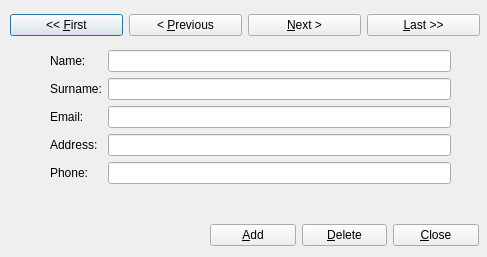
<?xml version="1.0" encoding="UTF-8"?>
<ui version="4.0">
 <class>WorkerDialog</class>
 <widget class="QDialog" name="WorkerDialog">
  <property name="windowModality">
   <enum>Qt::NonModal</enum>
  </property>
  <property name="geometry">
   <rect>
    <x>0</x>
    <y>0</y>
    <width>487</width>
    <height>257</height>
   </rect>
  </property>
  <property name="windowTitle">
   <string>Edit Workers</string>
  </property>
  <property name="windowIcon">
   <iconset resource="../halturka.qrc">
    <normaloff>:/images/worker.png</normaloff>:/images/worker.png</iconset>
  </property>
  <property name="sizeGripEnabled">
   <bool>false</bool>
  </property>
  <property name="modal">
   <bool>false</bool>
  </property>
  <widget class="QWidget" name="horizontalLayoutWidget">
   <property name="geometry">
    <rect>
     <x>10</x>
     <y>10</y>
     <width>470</width>
     <height>31</height>
    </rect>
   </property>
   <layout class="QHBoxLayout" name="horizontalLayout">
    <item>
     <widget class="QPushButton" name="firstButton">
      <property name="text">
       <string>&lt;&lt; &amp;First</string>
      </property>
     </widget>
    </item>
    <item>
     <widget class="QPushButton" name="previousButton">
      <property name="text">
       <string>&lt; &amp;Previous</string>
      </property>
     </widget>
    </item>
    <item>
     <widget class="QPushButton" name="nextButton">
      <property name="text">
       <string>&amp;Next &gt;</string>
      </property>
     </widget>
    </item>
    <item>
     <widget class="QPushButton" name="lastButton">
      <property name="text">
       <string>&amp;Last &gt;&gt;</string>
      </property>
     </widget>
    </item>
   </layout>
  </widget>
  <widget class="QWidget" name="horizontalLayoutWidget_2">
   <property name="geometry">
    <rect>
     <x>210</x>
     <y>220</y>
     <width>269</width>
     <height>31</height>
    </rect>
   </property>
   <layout class="QHBoxLayout" name="horizontalLayout_2">
    <item>
     <widget class="QPushButton" name="addButton">
      <property name="text">
       <string>&amp;Add</string>
      </property>
     </widget>
    </item>
    <item>
     <widget class="QPushButton" name="deleteButton">
      <property name="text">
       <string>&amp;Delete</string>
      </property>
     </widget>
    </item>
    <item>
     <widget class="QPushButton" name="closeButton">
      <property name="text">
       <string>&amp;Close</string>
      </property>
     </widget>
    </item>
   </layout>
  </widget>
  <widget class="QWidget" name="formLayoutWidget_2">
   <property name="geometry">
    <rect>
     <x>50</x>
     <y>50</y>
     <width>401</width>
     <height>161</height>
    </rect>
   </property>
   <layout class="QFormLayout" name="formLayout_2">
    <item row="0" column="0">
     <widget class="QLabel" name="nameLabel">
      <property name="text">
       <string>Name:</string>
      </property>
     </widget>
    </item>
    <item row="0" column="1">
     <widget class="QLineEdit" name="nameEdit"/>
    </item>
    <item row="1" column="0">
     <widget class="QLabel" name="surnameLabel">
      <property name="text">
       <string>Surname:</string>
      </property>
     </widget>
    </item>
    <item row="1" column="1">
     <widget class="QLineEdit" name="surnameEdit"/>
    </item>
    <item row="2" column="0">
     <widget class="QLabel" name="emailLabel">
      <property name="text">
       <string>Email:</string>
      </property>
     </widget>
    </item>
    <item row="2" column="1">
     <widget class="QLineEdit" name="emailEdit">
      <property name="text">
       <string/>
      </property>
     </widget>
    </item>
    <item row="3" column="0">
     <widget class="QLabel" name="addressLabel">
      <property name="text">
       <string>Address:</string>
      </property>
     </widget>
    </item>
    <item row="3" column="1">
     <widget class="QLineEdit" name="addressEdit"/>
    </item>
    <item row="4" column="0">
     <widget class="QLabel" name="phoneLabel">
      <property name="text">
       <string>Phone:</string>
      </property>
     </widget>
    </item>
    <item row="4" column="1">
     <widget class="QLineEdit" name="phoneEdit"/>
    </item>
   </layout>
  </widget>
 </widget>
 <resources>
  <include location="../halturka.qrc"/>
 </resources>
 <connections/>
</ui>
